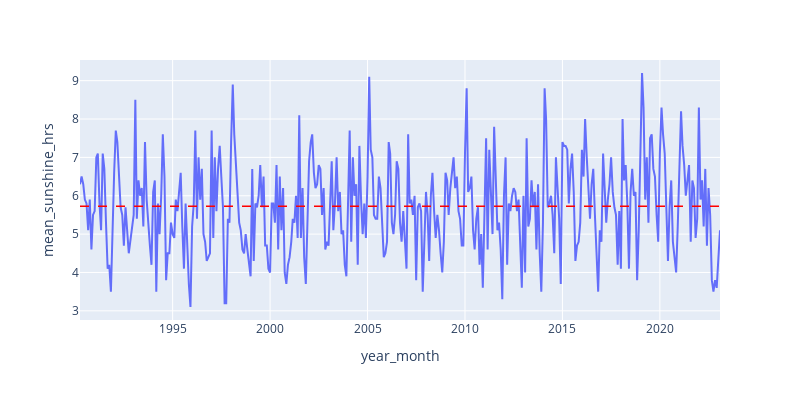

The notebook cell this image was saved under:
### Markdown cell above
##### 5d) Mean Sunshine Hours

### Code cell
fig = px.line(df_new, x='year_month', y='mean_sunshine_hrs')
mean = df_new['mean_sunshine_hrs'].mean()
fig.add_hline(y=mean, line_width=1.5,
              line_dash='dash', line_color='red')
fig.update_layout(width=800, height=400,showlegend=False)

### Figure 1 — Plotly figure (JSON) as saved in the notebook; plotly's stock layout.template omitted (floating-point values rounded to 4 significant figures; data arrays with more than 128 entries replaced by an {"elided": "..."} marker saying what was removed)
{"data": [{"hovertemplate": "year_month=%{x}<br>mean_sunshine_hrs=%{y}<extra></extra>", "legendgroup": "", "line": {"color": "#636efa", "dash": "solid"}, "marker": {"symbol": "circle"}, "mode": "lines", "name": "", "orientation": "v", "showlegend": false, "type": "scatter", "x": {"elided": "385 str values"}, "xaxis": "x", "y": {"elided": "385 float values"}, "yaxis": "y"}], "layout": {"height": 400, "legend": {"tracegroupgap": 0}, "margin": {"t": 60}, "shapes": [{"line": {"color": "red", "dash": "dash", "width": 1.5}, "type": "line", "x0": 0, "x1": 1, "xref": "x domain", "y0": 5.725, "y1": 5.725, "yref": "y"}], "showlegend": false, "width": 800, "xaxis": {"anchor": "y", "autorange": true, "domain": [0, 1], "range": ["1990-04-01", "2023-02-01"], "title": {"text": "year_month"}, "type": "date"}, "yaxis": {"anchor": "x", "autorange": true, "domain": [0, 1], "range": [2.761, 9.539], "title": {"text": "mean_sunshine_hrs"}, "type": "linear"}}}
